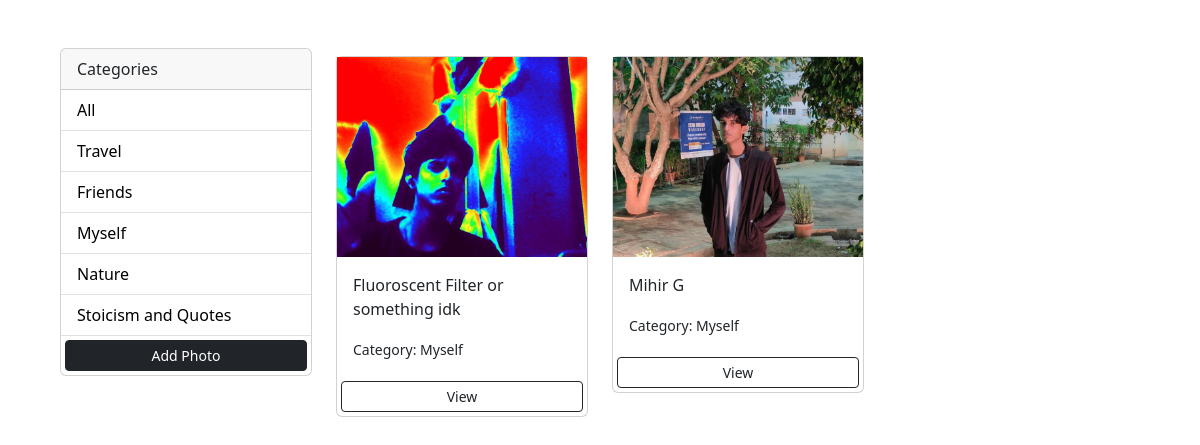
The app's page /?category=Myself with its own data.
### photos/models.py (models this page shows, shortened)
class Category(models.Model):
    name=models.CharField(max_length=100, null=False, blank=False)

class Photo(models.Model):
    category=models.ForeignKey(Category,on_delete=models.SET_NULL,null=True, blank=True)
    image=models.ImageField(null=False,blank=False)
    description=models.TextField()

### photos/views.py (the view)
# urls.py: path('',views.gallery,name='gallery'),
def gallery(request):
    category=request.GET.get('category')
    if category == None:
        photos=Photo.objects.all()
    else:
        photos=Photo.objects.filter(category__name=category)
    categories=Category.objects.all()
    context={'categories':categories, 'photos':photos}
    return render(request,'photos/gallery.html',context)

### photos/templates/photos/gallery.html (shortened to what this page needs)
<!DOCTYPE html>
<html lang="en">
<head>
    <link href="https://cdn.jsdelivr.net/npm/bootstrap@5.3.2/dist/css/bootstrap.min.css" rel="stylesheet">
  </head>
<body class="m-5">
    <div class="container">
        <div class="row">
            <div class="col-md-3">
                <div class="card">
                    <div class="card-header">
                        Categories
                    </div>
                    <ul class="list-group list-group-flush">
                      <li class="list-group-item">
                        <a href="{% url 'gallery' %}">All</a>
                      </li>
                      {%for category in categories%}
                      <li class="list-group-item">
                        <a href="{% url 'gallery' %}?category={{category.name}}">
                          {{category.name}}
                        </a>
                      </li>
                      {%endfor%}
                      <a href="{%url 'addphoto'%}" class="btn btn-dark btn-block btn-sm m-1">Add Photo</a>
                    </ul>
                  </div>
            </div>
            <div class="col-md-9">
                <div class="row">
                  {%for photo in photos%}
                  <div class="col-md-4">
                    <div class="card my-2">
                        <img class="image-thumbail" src="{{photo.image.url}}" alt="Card image cap">
                        <div class="card-body">
                          <p class="card-text">{{photo.description}}</p>
                          <small>Category: {{photo.category.name}}</small>
                        </div>
                        <a href="{% url 'photo' photo.id %}" class="btn btn-outline-dark btn-sm m-1">View</a>
                    </div>
                  </div>
                {%empty%}
                <h3>No Photos...</h3>
                  {%endfor%}
                </div>
            </div>
        </div>
    </div>
</body>
</html>

### photos/templates/photos/gallery.html (style rules this page uses)
.image-thumbail { height: 200px; object-fit: cover; }
.list-group-item a { text-decoration: none; color: black; }

### records on screen
Category: name "Travel"
Category: name "Friends"
Category: name "Myself"
Category: name "Nature"
Category: name "Stoicism and Quotes"
Photo: image (picture), description "Fluoroscent Filter or something idk", category.name "Myself"
Photo: image (picture), description "Mihir G", category.name "Myself"
